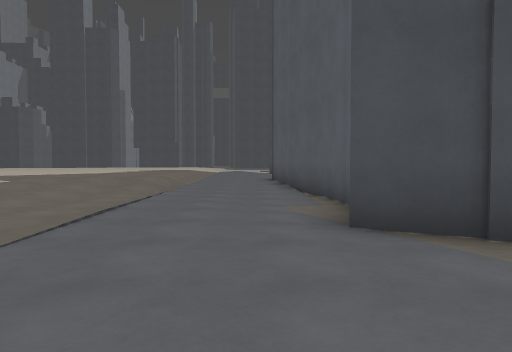
view 1 (above)

17 first-person views from a walk through a level from a Godot 3-D game. The camera is 1.3 m above the floor, tilts 2° down and sees 70° across. The floor is counted in squares, 2 m on a side. Each view is taken from the middle of a square. On the plan, view 1 faces up. The plan holds only what a view shows up to about 11 squares ahead; the rest is blank. The place goes on beyond the plan. Surface patterns are stand-ins for the level's own textures.

view 2
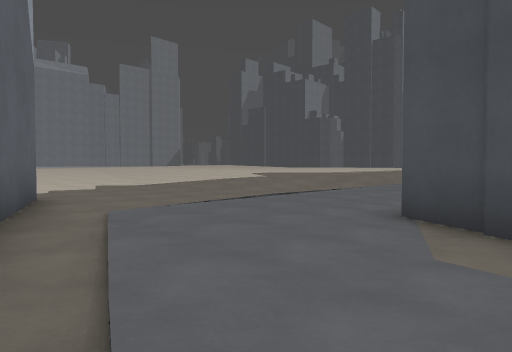

view 3
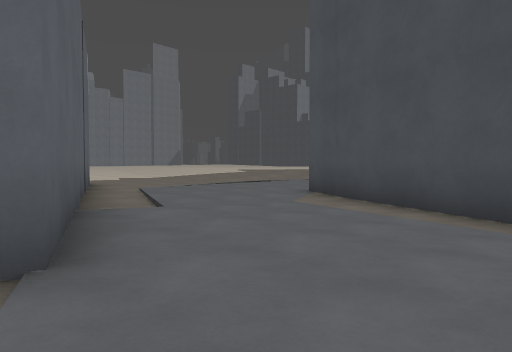

view 4
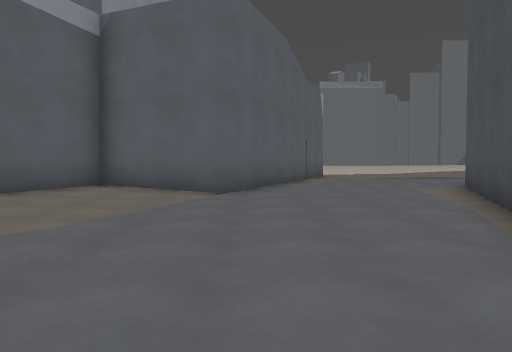

view 5
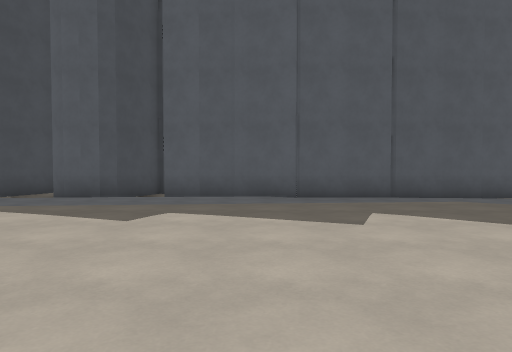

view 6
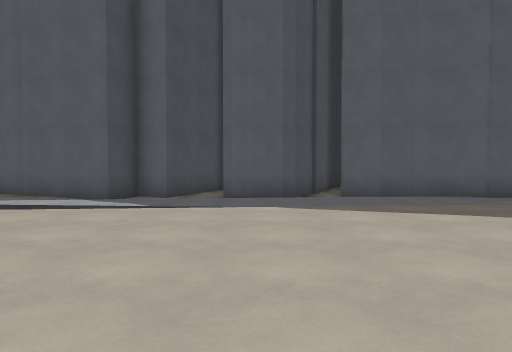

view 7
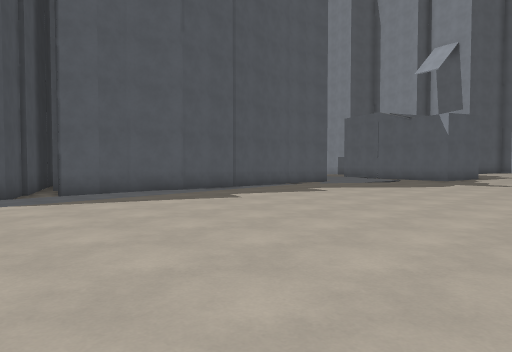

view 8
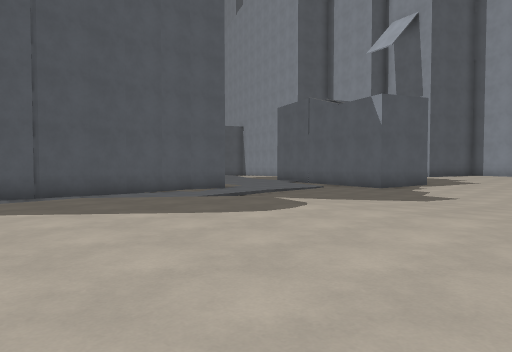

view 9
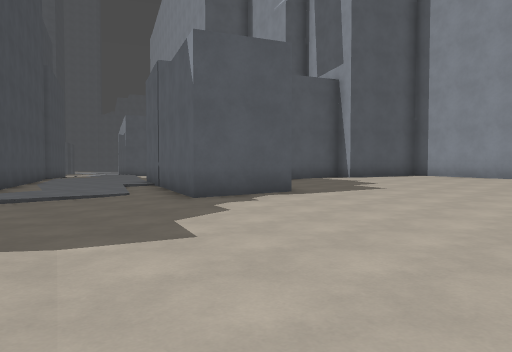

view 10
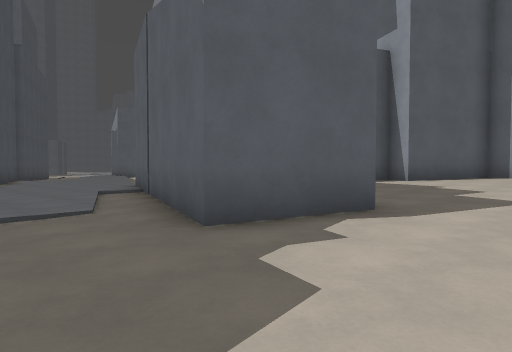

view 11
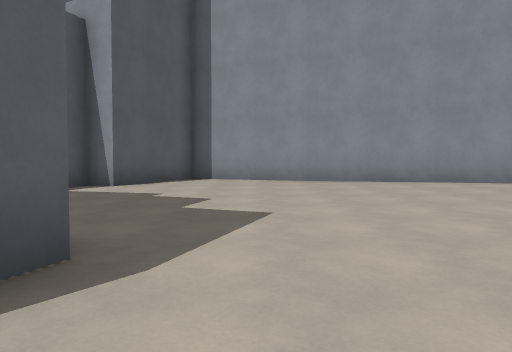

view 12
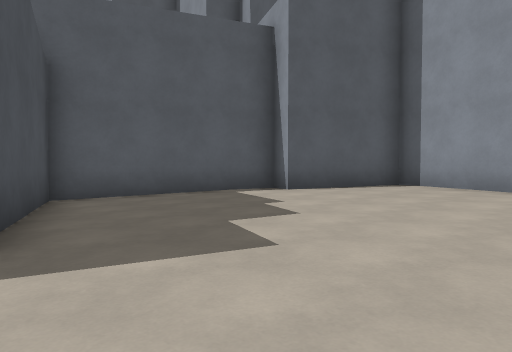

view 13
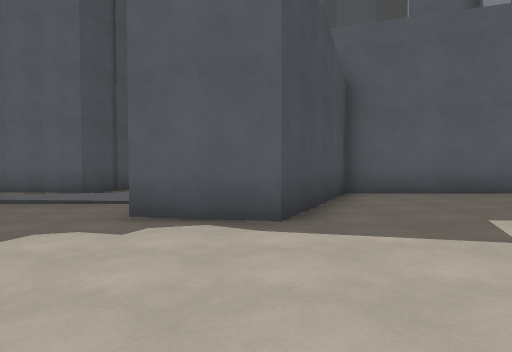

view 14
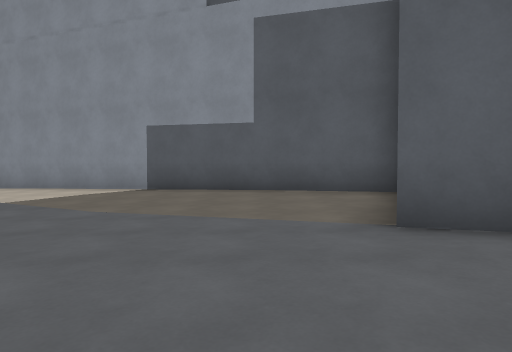

view 15
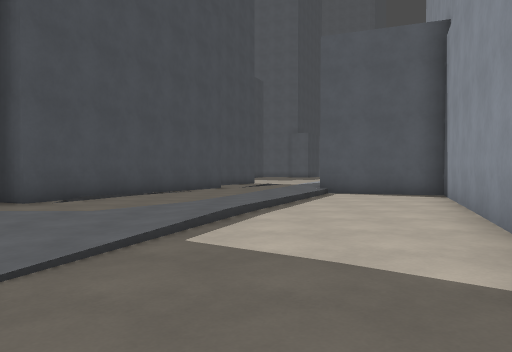

view 16
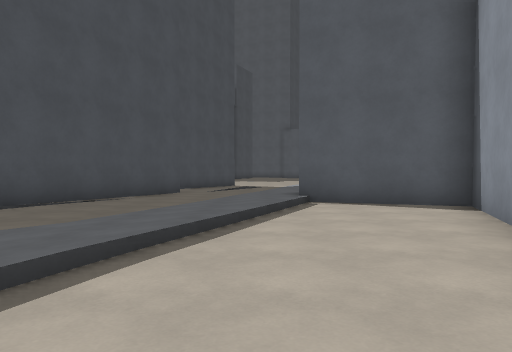

view 17
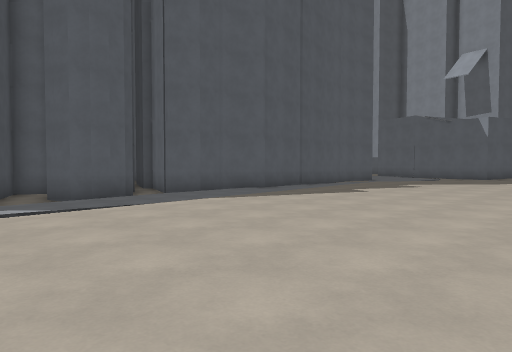

### Floor plan
Key: @ floor where view 1 was taken; # wall or solid block; . main floor; : floor 0.25 m higher than the main floor; - floor 0.25 m lower than the main floor; + floor 0.5 m higher than the main floor; _ floor 0.5 m lower than the main floor; * floor 0.75 m higher than the main floor; < floor 0.75 m lower than the main floor; / step, stairs or slope.
Columns run from 10 left of view 1 to 20 right of it. Each row starts with its distance up from view 1.
 23  ****   /: ##
 22  ******//: .##
 21  ******/::/..#
 20 +******/:::.##
 19 +******/:::##
 18 +******//::###
 17 ++*****//::..#
 16  +*****//::/##
 15  +*****+ ::##
 14  +*****+ ::#
 13 ++*****+ :.#
 12 *******+ ..#
 11 *******+/..#
 10 *******//..#
  9  *****///..##
  8  +++++///...#
  7  //////./...#
  6  //////./...#
  5 ::::///./...#
  4 ::::.......##
  3 ::::........####
  2 :::::..........##
  1  ::::::..........
  0  :::::###.@/.......
 -1  :::::#####..........  ##
 -2  ::::::#######........--####
 -3  ++++::::##  #........-----###
 -4 +++++++:::# ##...-....----___##
 -5 ++++++++:## #.....-//..---____<
 -6 +++++++++#  ##.....---/./--___<
 -7 ++++++++##   ####...----//-////
 -8 ##+++++##       ###.-----_/#--/
 -9  ####++#          ####---__#
-10     ####             ###-__#
-11                        #####

Positions as (right, up) in squares from view 1, and headings:
1: (0, 0), facing up
2: (3, -1), facing up-left
3: (6, -3), facing up-left
4: (11, -2), facing left
5: (-9, 14), facing right
6: (-9, 19), facing right
7: (-10, 20), facing down-right
8: (-10, 13), facing down-right
9: (-10, 5), facing down-right
10: (-7, 3), facing down-right
11: (-6, 1), facing down
12: (-8, -1), facing down-right
13: (-9, -1), facing right
14: (5, 1), facing down
15: (6, -6), facing right
16: (9, -7), facing right
17: (-9, 23), facing down-right
